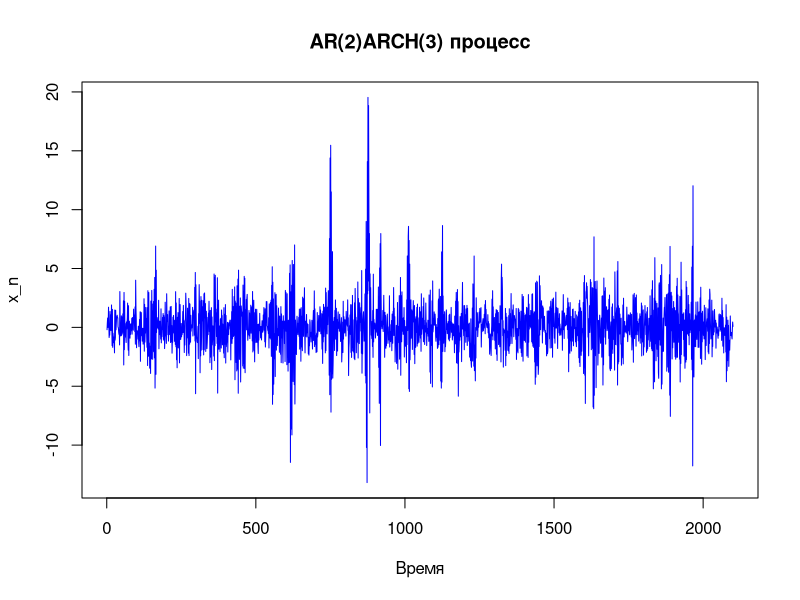
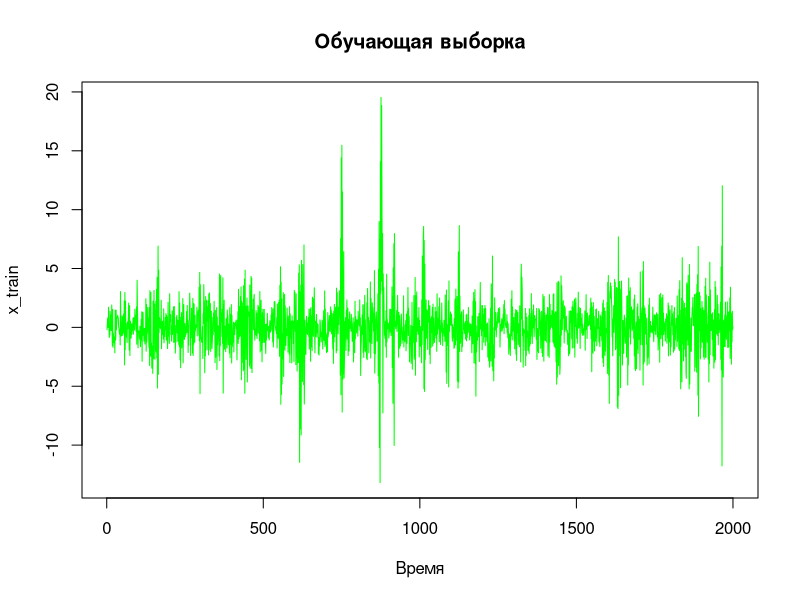
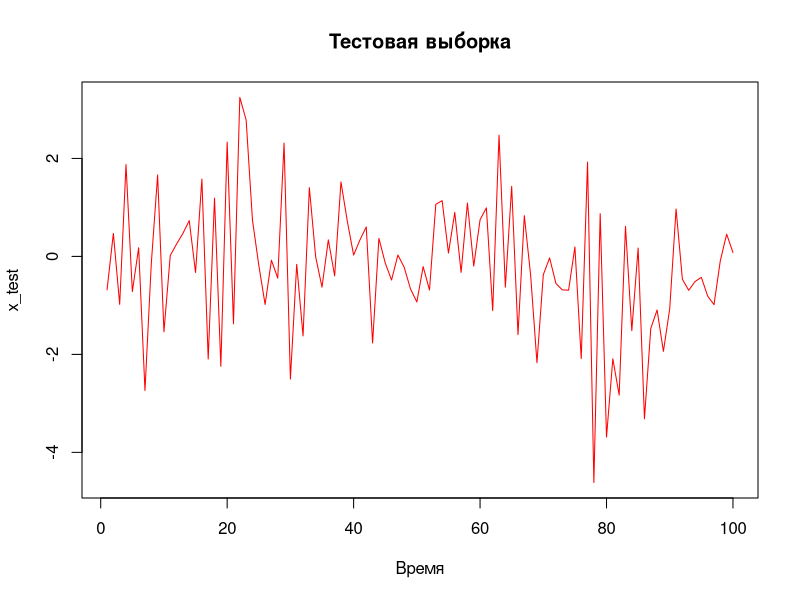
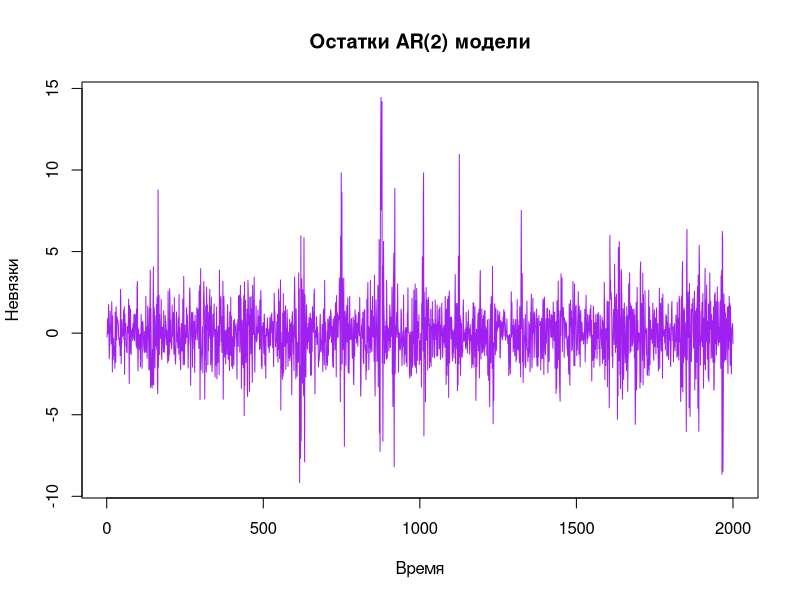
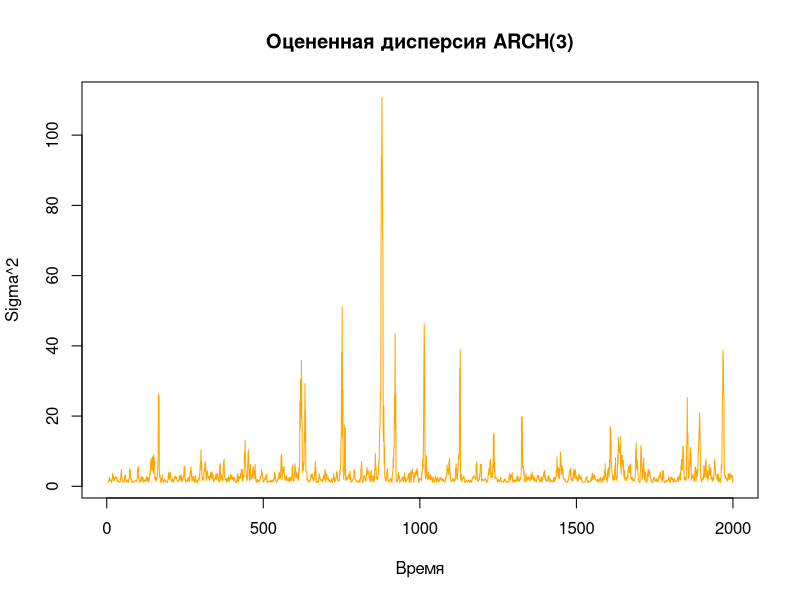
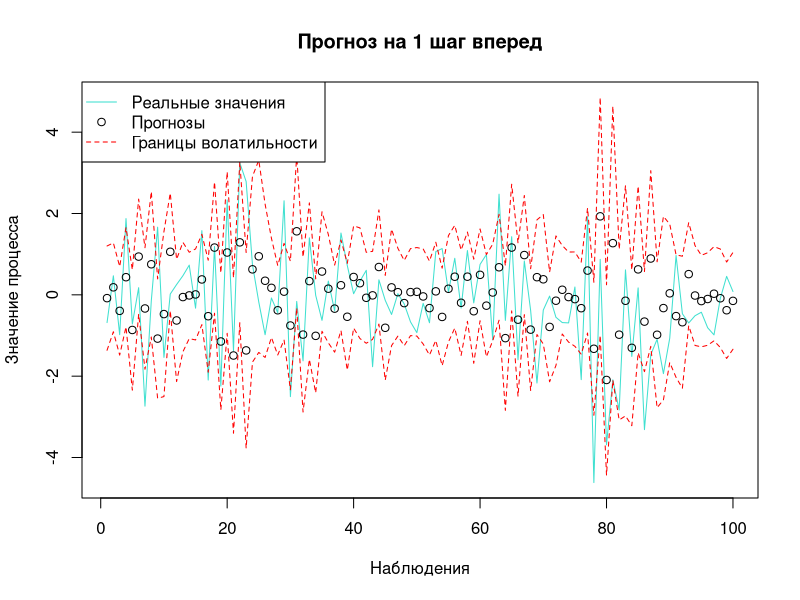

Write the R code that produced these figures, in order.
# Задание 1 ----

# Устанавливаем параметры и начальные значения
set.seed(123)  # Фиксируем случайные значения для повторяемости эксперимента
n <- 2100  # Количество наблюдений
theta <- c(-0.3, 0.4)  # Параметры AR(2)
A <- c(1, 0.2, 0.1, 0.2)  # Параметры ARCH(3)

# Генерируем шум для модели - независимые нормальные случайные величины
epsilon <- rnorm(n)

# Создаем векторы для хранения значений
x <- rep(0, n)
sigma2 <- rep(0, n)

# Инициализируем начальные значения для sigma^2 и x
# Первый раз просто берем дисперсию шума для начальных значений
sigma2[1:3] <- var(epsilon)
x[1:3] <- rnorm(3)  # Случайно инициализируем первые значения x

# Генерация процесса AR(2)ARCH(3)
for (i in 4:n) {
  # Важно помнить: sigma^2 зависит от прошлых значений x (ARCH(3) часть)
  sigma2[i] <- A[1] + A[2] * x[i-1]^2 + A[3] * x[i-2]^2 + A[4] * x[i-3]^2
  # Теперь генерируем x с учетом модели AR(2) и шума с дисперсией sigma^2
  x[i] <- theta[1] * x[i-1] + theta[2] * x[i-2] + sqrt(sigma2[i]) * epsilon[i]
}

# Построим график полученного ряда
plot(x, type = "l", col = "blue", main = "AR(2)ARCH(3) процесс", xlab = "Время", ylab = "x_n")


# Задание 2 ----

# Количество наблюдений в обучающей выборке (в отношении 20:1)
train_size <- floor(20/21 * n)  # Рассчитываем размер обучающей выборки
test_size <- n - train_size  # Размер тестовой выборки

# Разделение на обучающую и тестовую выборки
train_data <- x[1:train_size]  # Первые 2000 наблюдений (примерно 20:1)
test_data <- x[(train_size + 1):n]  # Остальные наблюдения

# Вывод размеров выборок для проверки
cat("Размер обучающей выборки:", length(train_data), "\n")
cat("Размер тестовой выборки:", length(test_data), "\n")

# Дополнительно, можем визуально посмотреть, как разделение повлияло на данные
plot(train_data, type = "l", col = "green", main = "Обучающая выборка", xlab = "Время", ylab = "x_train")
plot(test_data, type = "l", col = "red", main = "Тестовая выборка", xlab = "Время", ylab = "x_test")


# Задание 3 ----

# Шаг 3a: Оценка параметров theta с помощью функции arima()
# Здесь мы используем встроенную функцию arima(), чтобы не писать всё вручную
ar_model <- arima(train_data, order = c(2, 0, 0))  # AR(2) модель
theta_hat <- coef(ar_model)[1:2]  # Оценка параметров theta

# Выводим оцененные параметры
cat("Оценка параметров theta через arima():", theta_hat, "\n")

# Проверим невязки, чтобы убедиться, что модель правильно настроена
residuals <- residuals(ar_model)
plot(residuals, type = "l", col = "purple", main = "Остатки AR(2) модели", xlab = "Время", ylab = "Невязки")


# Шаг 3b: Оценка параметров A с помощью функции garch()

# Используем невязки (остатки) для оценки параметров ARCH(3)
# Здесь мы применяем функцию garch() к ошибкам модели AR(2)
library(tseries)  # Подгружаем пакет для использования функции garch
garch_model <- garch(residuals, order = c(0, 3))  # ARCH(3) модель
A_hat <- coef(garch_model)  # Оценка параметров A

# Выводим оцененные параметры A
cat("Оценка параметров A через garch():", A_hat, "\n")

# Построим график оцененной дисперсии
sigma_hat <- fitted(garch_model)[,1]^2  # Оцененные значения дисперсии
plot(sigma_hat, type = "l", col = "orange", main = "Оцененная дисперсия ARCH(3)", xlab = "Время", ylab = "Sigma^2")


# Задание 4 ----

# Создаем векторы для хранения прогнозов и оценок волатильности
x_forecast <- rep(NA, test_size)
sigma_forecast <- rep(NA, test_size)

# Прогнозируем на один шаг вперед по формуле
for (i in 1:test_size) {
  idx <- train_size + i  # Индекс текущего шага для тестовой выборки
  
  # Прогноз среднего значения (используем оцененные параметры theta_hat)
  Xn <- c(x[idx-1], x[idx-2])  # Вектор значений Xn для AR(2)
  x_forecast[i] <- sum(theta_hat * Xn)  # Прогноз x_n+1|n
  
  # Прогноз дисперсии (используем оцененные параметры A_hat)
  sigma_forecast[i] <- sqrt(A_hat[1] + A_hat[2] * x[idx-1]^2 + A_hat[3] * x[idx-2]^2 + A_hat[4] * x[idx-3]^2)
}
# Границы прогноза: верхняя и нижняя границы по формуле
upper_bound <- x_forecast + sigma_forecast
lower_bound <- x_forecast - sigma_forecast

# Построим график фактических значений процесса (сплошная бирюзовая линия)
plot(test_data, type = "l", col = "turquoise", main = "Прогноз на 1 шаг вперед", 
     xlab = "Наблюдения", ylab = "Значение процесса", ylim = range(c(lower_bound, upper_bound, test_data)))

# Наносим прогнозы (черные пустые окружности)
points(x_forecast, col = "black", pch = 1)

# Наносим прогнозные границы волатильности (красные штрих-пунктирные линии)
lines(upper_bound, col = "red", lty = 2)
lines(lower_bound, col = "red", lty = 2)

# Легенда для графика
legend("topleft", legend = c("Реальные значения", "Прогнозы", "Границы волатильности"),
       col = c("turquoise", "black", "red"), lty = c(1, NA, 2), pch = c(NA, 1, NA))

